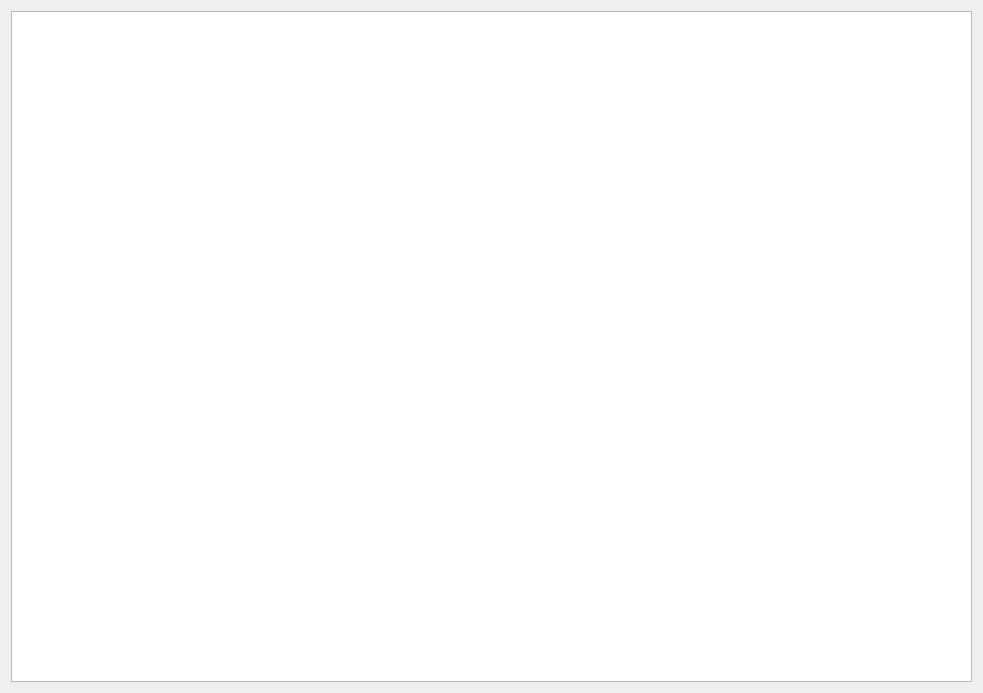
<?xml version="1.0" encoding="UTF-8"?>
<ui version="4.0">
 <class>productView</class>
 <widget class="QWidget" name="productView">
  <property name="geometry">
   <rect>
    <x>0</x>
    <y>0</y>
    <width>983</width>
    <height>693</height>
   </rect>
  </property>
  <property name="windowTitle">
   <string>Form</string>
  </property>
  <layout class="QVBoxLayout" name="verticalLayout">
   <item>
    <widget class="QTableView" name="mainTable">
     <property name="sizePolicy">
      <sizepolicy hsizetype="Expanding" vsizetype="Expanding">
       <horstretch>0</horstretch>
       <verstretch>3</verstretch>
      </sizepolicy>
     </property>
    </widget>
   </item>
  </layout>
  <action name="actionAdd_to_list">
   <property name="icon">
    <iconset>
     <normalon>icons/list-1.png</normalon>
    </iconset>
   </property>
   <property name="text">
    <string>Add to list...</string>
   </property>
   <property name="toolTip">
    <string>Add to list</string>
   </property>
  </action>
  <action name="actionReload">
   <property name="icon">
    <iconset>
     <normalon>icons/repeat.png</normalon>
    </iconset>
   </property>
   <property name="text">
    <string>Reload</string>
   </property>
   <property name="toolTip">
    <string>Reload</string>
   </property>
  </action>
  <action name="actionRemove_from_list">
   <property name="icon">
    <iconset>
     <normalon>icons/multiply-1.png</normalon>
    </iconset>
   </property>
   <property name="text">
    <string>Remove from list...</string>
   </property>
   <property name="toolTip">
    <string>Remove from list</string>
   </property>
  </action>
 </widget>
 <resources/>
 <connections/>
</ui>
